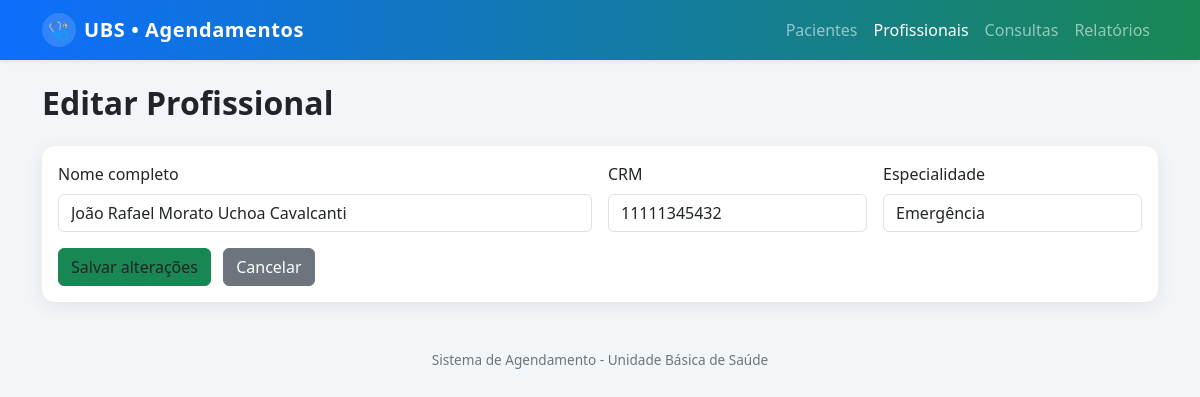
Page /profissionais/editar/4 on the committed database.
### tables this page shows
CREATE TABLE profissionais (
        id INTEGER PRIMARY KEY AUTOINCREMENT,
        nome_completo TEXT NOT NULL,
        crm TEXT NOT NULL UNIQUE,
        especialidade TEXT 
    );

### app.py (the view, shortened to what this page needs)
@app.route('/profissionais/editar/<int:id>', methods=['GET', 'POST'])
def editar_profissional(id):
    conn = conectar()
    cursor = conn.cursor()
    cursor.execute("SELECT * FROM profissionais WHERE id = ?", (id,))
    profissional = cursor.fetchone()
    conn.close()
    return render_template('profissionais/editar.html', profissional=profissional)

### database.py (called while the page is built)
def conectar(): # Define a função 'conectar' que será usada para abrir a conexão com o banco.
    con = sqlite3.connect("ubs.db", check_same_thread=False)
    con.row_factory = sqlite3.Row
    return con # Retorna o objeto de conexão para quem chamou a função.

### templates/profissionais/editar.html
{% extends "base.html" %}
{% block content %}
<h2 class="mb-4 fw-semibold">Editar Profissional</h2>
<div class="card card-ubs">
  <div class="card-body">
    <form method="POST" class="row g-3">
      <div class="col-md-6">
        <label class="form-label">Nome completo</label>
        <input type="text" name="nome_completo" class="form-control" value="{{ profissional[1] }}" required>
      </div>
      <div class="col-md-3">
        <label class="form-label">CRM</label>
        <input type="text" name="crm" class="form-control" value="{{ profissional[2] }}" required>
      </div>
      <div class="col-md-3">
        <label class="form-label">Especialidade</label>
        <input type="text" name="especialidade" class="form-control" value="{{ profissional[3] }}" required>
      </div>
      <div class="col-12 mt-3">
        <button class="btn btn-ubs-primary" type="submit">
            Salvar alterações
        </button>
        <a href="{{ url_for('listar_profissionais') }}" class="btn btn-secondary ms-2">
          Cancelar
        </a>
      </div>
    </form>
  </div>
</div>
{% endblock %}

### templates/base.html (style rules this page uses)
body { background: #f3f6f9; }
.card-ubs { border-radius: 0.8rem; border: none; box-shadow: 0 5px 18px rgba(15, 23, 42, 0.08); }
.btn-ubs-primary { background: #198754; border-color: #198754; }

### rows in the picture
profissionais: nome_completo "João Rafael Morato Uchoa Cavalcanti", crm "11111345432", especialidade "Emergência"
